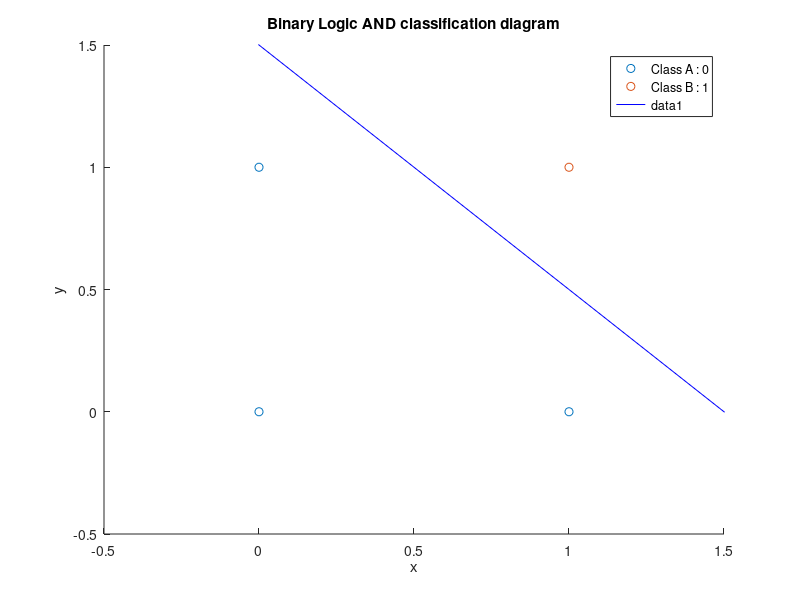

This chart was generated by the following MATLAB code: (Note: this script raises an error after producing the figure.)
% File name : binary_logic_AND_classification.m
% Description : Implement a binary value logic --- AND, to classify 4 data points.
% Creator : Frederick Hsu
% Creation date : Thu. 05 Oct. 2017
% Copyright(C) 2017 All rights reserved.
%

clear;
clc;
close all;
%% Display the 4 data points
% Class A
A_X = [0, 0, 1];  % x coordinates of 3 points in Class A group
A_Y = [1, 0, 0];  % y coordinates of 3 points in Class A group
scatter(A_X, A_Y, 'ro');
xlabel('x');
ylabel('y');
axis([-0.5, 1.5, -0.5, 1.5]);

% Class_B
B_X = [1];    % x, y coordinates of 1 point in Class B group
B_Y = [1];
hold on;
scatter(B_X, B_Y, 'g*');
legend('Class A : 0', 'Class B : 1');
title('Binary Logic AND classification diagram');

%% Calculate the classification line parameters : bias, w1, w2
Sample_Vectors = [0, 0, 1, 1;       % x coordinate
                  1, 0, 1, 0];      % y coordinate
              
Bias_Sample_Vectors = [1, 1, 1, 1;    % bias
                       0, 0, 1, 1;    % x coordinate
                       1, 0, 1, 0];   % y coordinate

Label = [0, 0, 1, 0];    % classification tag

% Pseudo inverse method to solve the bias, w1 and w2
solution = pinv(Bias_Sample_Vectors') * Label'

%% Display the classification line
x = -1:2;
y = 1.5 - x;

hold on;
plot(x, y, 'b-');

syms x y;
param = [x; y];
paramLatex = latex(sym(param));

coff = [solution(2); solution(3)];
coffLatex = latex(sym(coff));

latexString = sprintf('$$ %s^{T}{%s} %.02f = \\frac{1}{2} $$', coffLatex, paramLatex, solution(1));
text('Interpreter', 'latex', 'string', latexString, 'Position', [0.5, 1], 'FontSize', 16);                  